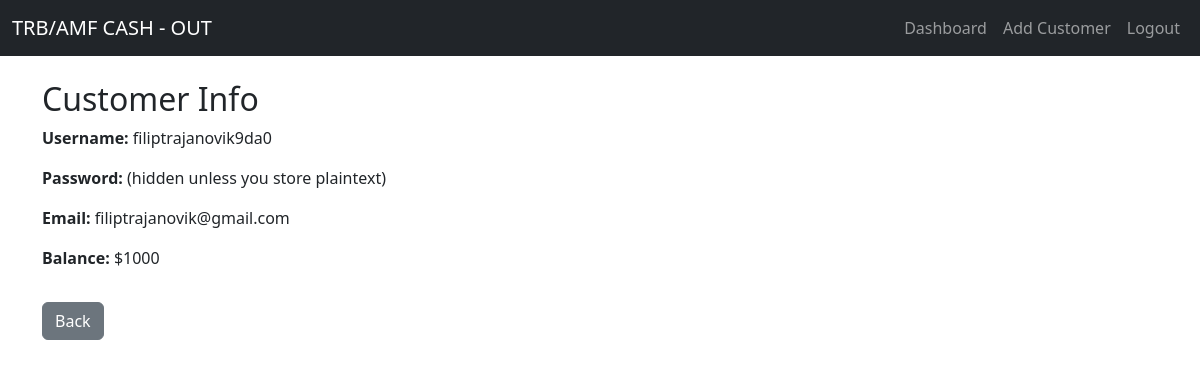
Screenshot of /manager/customer/1/ (signed in) with the database file from the repository.
### custLogin/models.py (models this page shows, shortened)
class Customer(models.Model):
    email = models.EmailField(unique=True)
    phone = models.CharField(max_length=500)
    address = models.CharField(max_length=500)
    username = models.CharField(max_length=500)
    password = models.CharField(max_length=128)
    raw_password = models.CharField(max_length=128, blank=True, null=True)
    balance = models.IntegerField(default=1000.0)
    manager = models.ForeignKey(ManagerProfile, on_delete=models.CASCADE)
    can_cashout = models.BooleanField(default=False)
    payout_date = models.DateField(blank=True, null=True)
    credit_card_number = models.CharField(max_length=19, blank=True, null=True)
    credit_card_expiry = models.CharField(max_length=5, blank=True, null=True)
    credit_card_cvc = models.CharField(max_length=4, blank=True, null=True)

### custLogin/views.py (the view)
# urls.py: path('manager/customer/<int:id>/', views.view_customer, name='view_customer'),
@login_required(login_url='/manager/login/')
def view_customer(request, id):
    customer = Customer.objects.get(id=id)
    return render(request, 'customer_detail.html', {'customer': customer})

### custLogin/templates/customer_detail.html (shortened to what this page needs)
{% extends "base.html" %}
{% block content %}
<h2>Customer Info</h2>
<p><strong>Username:</strong> {{ customer.username }}</p>
<p><strong>Password:</strong> (hidden unless you store plaintext)</p>
<p><strong>Email:</strong> {{ customer.email }}</p>
<p><strong>Balance:</strong> ${{ customer.balance }}</p>
<a href="{% url 'manager_dashboard' %}" class="btn btn-secondary mt-3">Back</a>
{% endblock %}

### rows the page displays
Customer: username "filiptrajanovik9da0", email "filiptrajanovik@gmail.com", balance "1000"
